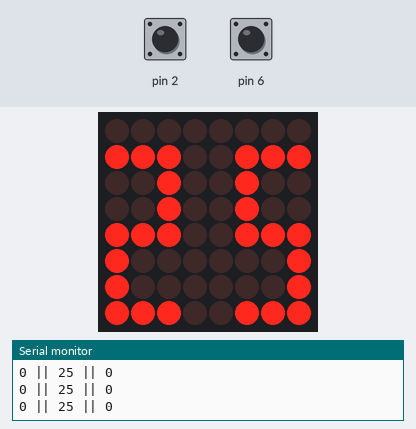
Simulated run of this sketch. Board: Arduino Uno, built with avr-gcc and run on an emulated ATmega328P. Shown: 8×8 LED matrix, the last lines printed to the serial monitor. The inputs (shaded band) are chosen by the test bench; at power-on: pin 2 HIGH, pin 6 HIGH.

Above: at 1.2 s.
1.3 s: pin 2 pulled LOW for 0.15 s
At 2.8 s:
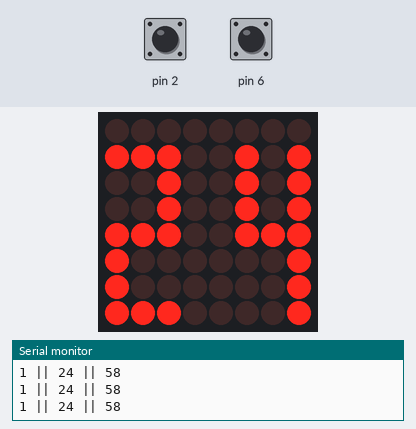
Timing chart, 0 to 4.3 s (numbered marks = the images above; inputs shaded):
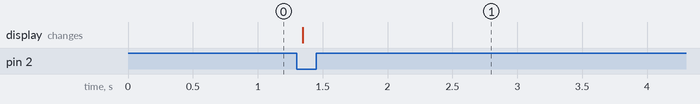

Measured:
- after the input at 1.3 s, the display: changes after 0.05 s (image 1)

The sketch:

04_customfont_with_encoder.ino
```cpp
#include <SPI.h>
#include <Adafruit_GFX.h>
#include <Max72xxPanel.h>

 bool btnA=0;
 int count = 0;
 int aState;
 int aLastState;

int pinCS = 10; // Attach CS to this pin, DIN to MOSI and CLK to SCK (cf http://arduino.cc/en/Reference/SPI )
int numberOfHorizontalDisplays = 1;
int numberOfVerticalDisplays = 1;
Max72xxPanel matrix = Max72xxPanel(pinCS, numberOfHorizontalDisplays, numberOfVerticalDisplays);

static const unsigned char num0[] =
{B000,
B111,
B101,
B101,
B101,
B101,
B101,
B111};

static const unsigned char num1[] =
{B000,
B010,
B010,
B010,
B010,
B010,
B010,
B010};

static const unsigned char num2[] =
{B000,
B111,
B001,
B001,
B111,
B100,
B100,
B111};

static const unsigned char num3[] =
{B000,
B111,
B001,
B001,
B111,
B001,
B001,
B111};

static const unsigned char num4[] =
{B000,
B101,
B101,
B101,
B111,
B001,
B001,
B001};

static const unsigned char num5[] =
{B000,
B111,
B100,
B100,
B111,
B001,
B001,
B111};

static const unsigned char num6[] =
{B000,
B111,
B100,
B100,
B111,
B101,
B101,
B111};

static const unsigned char num7[] =
{B000,
B111,
B001,
B001,
B001,
B001,
B001,
B001};

static const unsigned char num8[] =
{B000,
B111,
B101,
B101,
B111,
B101,
B101,
B111};

static const unsigned char num9[] =
{B000,
B111,
B101,
B101,
B111,
B001,
B001,
B111};

//data
static unsigned char*  numbers[10] = {num0, num1, num2, num3, num4,num5,num6,num7,num8,num9};
int digitArr[2]={0,0};
int state = 0;//0=set time; 1=countdown; 2=alart;
int countDownData[6] = {25, 0, 0, 25, 0}; //minute,second,off/on/pause,current minute, current second
unsigned long countDownTimer = millis();

 void setup() {
  Serial.begin(9600);
  matrix.setIntensity(15);
  matrix.setRotation(0, 1);
  pinMode (6,INPUT);//A
  pinMode (7,INPUT);//B
  pinMode (2,INPUT_PULLUP);
  aLastState = digitalRead(6);
 }

 void loop() {
  getKey();
  Serial.print(state);
  Serial.print(" || ");
  Serial.print(countDownData[3]);
  Serial.print(" || ");
  Serial.println(countDownData[4]);

  //control flow
  drawDisplay();
  switch(state){
    case 0://set time mode
      if(btnA == 0 and countDownData[2] == 0){
        state = 1;
        countDownData[2]=1;
      }
      countDownData[3]=countDownData[0];
      countDownData[4]=countDownData[1];
    break;
    case 1://start countdown mode
      if(countDownData[2]==1){
        if(millis() - countDownTimer >= 1000){
          if(countDownData[4]>0){
            countDownData[4]--;
          }else{
            if(countDownData[3]>0){
              countDownData[3]--;
              countDownData[4]=59;
            }else{//time's up
              matrix.fillScreen(LOW);
              matrix.setIntensity(15);
              matrix.drawChar(0,0,'T',1,0,1);
              matrix.write();
              delay(3000);
              state = 0;
              countDownData[2]=0;
              countDownData[3]=countDownData[0];
              countDownData[4]=countDownData[1];
            }
          }
          countDownTimer = millis();
        }
      }

    break;
    case 2://alart mode

    break;
  }
}

void getKey(){
  btnA = digitalRead(2);
  aState = digitalRead(6);
   if (aState != aLastState){
     if (digitalRead(7) != aState) {
      if(countDownData[0]<90){
        countDownData[0]++;
      }
     } else {
      if(countDownData[0]>0){
        countDownData[0] --;
       }
     }
   }
   aLastState = aState;

}
void drawDisplay(){
  digitFormate();
  matrix.fillScreen(LOW);
  for(int i=0;i<3;i++){
    for(int n=0;n<8;n++){
    matrix.drawPixel(i,n,bitRead(numbers[digitArr[0]][n],2-i));
    }
  }
  for(int i=0;i<3;i++){
    for(int n=0;n<8;n++){
    matrix.drawPixel(i+5,n,bitRead(numbers[digitArr[1]][n],2-i));
    }
  }
  matrix.write(); // Send bitmap to display
}

void digitFormate(){
  if(countDownData[0]<10){
    digitArr[0]=0;
    digitArr[1]=countDownData[3];
  }else{
    digitArr[1]=countDownData[3]%10;
    digitArr[0]=(countDownData[3]/10)%10;
  }
}
```
